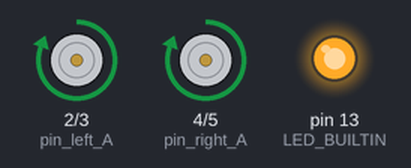
The sketch below on a simulated Arduino Uno, built with avr-gcc and run on an emulated ATmega328P. On the bench: motor-driver pin pairs drawn as motors (green arrow = first pin HIGH = forward, orange = second pin HIGH = backward, longer = more drive, scaled by the enable pin), output pins drawn as LEDs (lit = HIGH).

Above: at 0.2 s.
At 1.2 s:
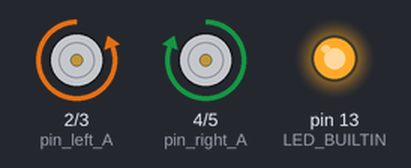
At 1.7 s:
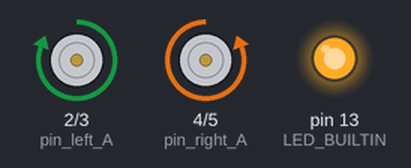
At 3.2 s:
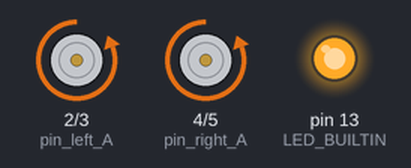
At 4.7 s:
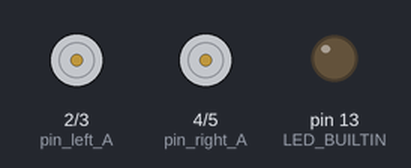
Timing chart, 0 to 5.8 s (numbered marks = the images above):
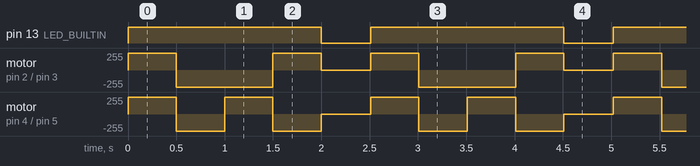

Measured:
- by itself, pin 13 (LED_BUILTIN): alternates HIGH for 2.0 s and LOW for 0.51 s
- by itself, motor on pin 2 (pin_left_A) / pin 3 (pin_left_B): repeats every 2.5 s: backward 255/255 1.0 s, forward 255/255 0.50 s, stopped 0.51 s, forward 255/255 0.50 s
- by itself, motor on pin 4 (pin_right_A) / pin 5 (pin_right_B): repeats every 2.5 s: backward 255/255 0.50 s, forward 255/255 0.50 s, backward 255/255 0.50 s, stopped 0.51 s, forward 255/255 0.50 s

The sketch:

muscles_test_h-bridge.ino
```cpp
/*
  Muscles Test (H-Bridge)
*/

// Globals
int pin_left_PWM = 9;
int pin_left_A = 2;
int pin_left_B = 3;
int pin_right_PWM = 10;
int pin_right_A = 4;
int pin_right_B = 5;

void setup() {

  // LED Feedback
  pinMode(LED_BUILTIN, OUTPUT);

  // Left Motor Digital Outputs
  pinMode(pin_left_PWM, OUTPUT);  // PWM
  pinMode(pin_left_A, OUTPUT);    // A
  pinMode(pin_left_B, OUTPUT);    // B

  // Right Motor Digital Outputs
  pinMode(pin_right_PWM, OUTPUT);  // PWM
  pinMode(pin_right_A, OUTPUT);    // A
  pinMode(pin_right_B, OUTPUT);    // B

  // Initialize
  digitalWrite(pin_left_PWM, LOW);
  digitalWrite(pin_left_A, LOW);
  digitalWrite(pin_left_B, LOW);
  digitalWrite(pin_right_PWM, LOW);
  digitalWrite(pin_right_A, LOW);
  digitalWrite(pin_right_B, LOW);
}

void loop() {

  // Forward
  forward();
  delay(500);

  // Respond to command "b"
  backward();
  delay(500);

  // Respond to command "l"
  left();
  delay(500);

  // Respond to command "r"
  right();
  delay(500);

  // Respond to command "x"
  stop();
  delay(500);

  // Wait a bit
  delay(10);
}

// Go
void go()
{
  digitalWrite(LED_BUILTIN, HIGH);
  digitalWrite(pin_left_PWM, HIGH);
  digitalWrite(pin_right_PWM, HIGH);
}

// Stop
void stop()
{
  digitalWrite(LED_BUILTIN, LOW);
  digitalWrite(pin_left_PWM, LOW);
  digitalWrite(pin_left_A, LOW);
  digitalWrite(pin_left_B, LOW);
  digitalWrite(pin_right_PWM, LOW);
  digitalWrite(pin_right_A, LOW);
  digitalWrite(pin_right_B, LOW);
}

// Forward
void forward()
{
  // Left motor
  digitalWrite(pin_left_A, HIGH);
  digitalWrite(pin_left_B, LOW);

  // Right motor
  digitalWrite(pin_right_A, HIGH);
  digitalWrite(pin_right_B, LOW);

  // Move
  go();
}

// Backward
void backward()
{
  // Left motor
  digitalWrite(pin_left_A, LOW);
  digitalWrite(pin_left_B, HIGH);

  // Right motor
  digitalWrite(pin_right_A, LOW);
  digitalWrite(pin_right_B, HIGH);

  // Move
  go();
}

// Left
void left()
{
  // Left motor
  digitalWrite(pin_left_A, LOW);
  digitalWrite(pin_left_B, HIGH);

  // Right motor
  digitalWrite(pin_right_A, HIGH);
  digitalWrite(pin_right_B, LOW);

  // Move
  go();
}

// Right
void right()
{
  // Left motor
  digitalWrite(pin_left_A, HIGH);
  digitalWrite(pin_left_B, LOW);

  // Right motor
  digitalWrite(pin_right_A, LOW);
  digitalWrite(pin_right_B, HIGH);

  // Move
  go();
}
```
